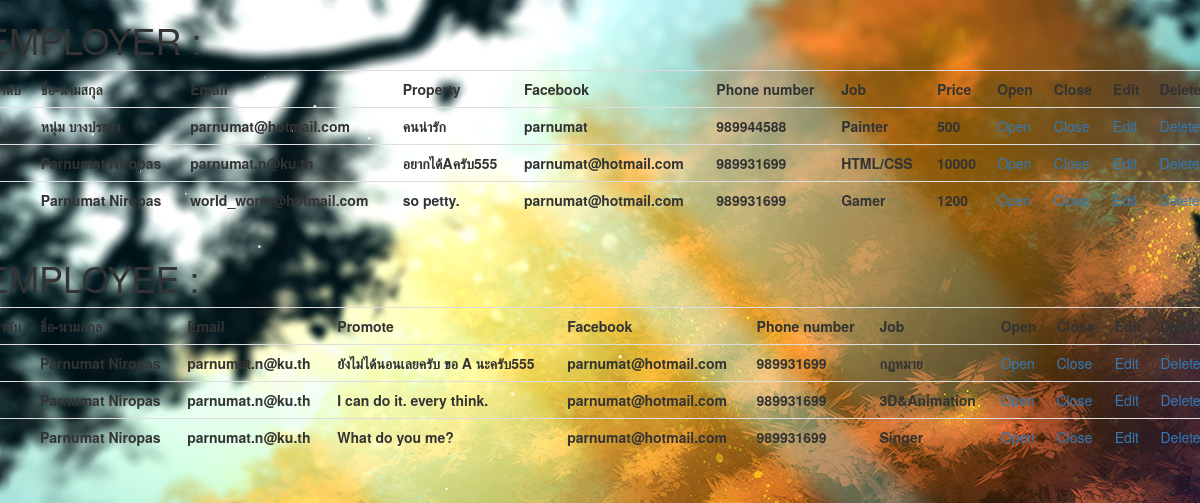
The page /me.php (signed in) on the database its author committed.
### tables this page shows
CREATE TABLE `employer` (
  `ID` int(10) NOT NULL,
  `member_code` int(10) NOT NULL,
  `User_Name` varchar(100) NOT NULL,
  `User_Email` varchar(100) NOT NULL,
  `Property` text NOT NULL,
  `Facebook` varchar(100) NOT NULL,
  `PhoneNumber` int(10) NOT NULL,
  `name_job` varchar(100) NOT NULL,
  `Price` int(11) NOT NULL,
  `Photo_Name` varchar(100) NOT NULL,
  `Status` int(11) DEFAULT NULL,
  `Score` int(10) NOT NULL
);

CREATE TABLE `worker` (
  `ID` int(10) NOT NULL,
  `member_code` int(10) NOT NULL,
  `User_Name` varchar(100) NOT NULL,
  `User_Email` varchar(100) NOT NULL,
  `Promote` text NOT NULL,
  `Facebook` varchar(100) NOT NULL,
  `PhoneNumber` int(10) NOT NULL,
  `name_job` varchar(100) NOT NULL,
  `Photo_Name` varchar(100) NOT NULL,
  `Status` int(11) DEFAULT NULL,
  `Score` int(10) NOT NULL
);

### me.php (the view, shortened to what this page needs)
<!DOCTYPE html>
<html lang="en">
    <head>
        <link rel="stylesheet" href="node_modules/bootstrap/dist/css/bootstrap.min.css">
    </head>
    <body background="image/im02.jpg">
        <?php $ID=$_SESSION['ID']; ?>
        <div class="row">
            <div class="col-md-13 mx-auto mt-5">
                <div class="card">
                   <?php
                    include('ConnectDB.php');
                    $query2 = "SELECT * FROM employer WHERE member_code = '$ID' "
                    or die("Error:" . mysqli_error());
                    $result2 = mysqli_query($conn, $query2);
                    echo "<table class='table'>";
                    echo"<h1 class='card-text'>EMPLOYER :</h1>";
                    echo "<th scope='col'>ลำดับ</th>
                    <th scope='col'>ชื่อ-นามสกุล</th>
                    <th scope='col'>Email</th>
                    <th scope='col'>Property</th>
                    <th scope='col'>Facebook</th>
                    <th scope='col'>Phone number</th>
                    <th scope='col'>Job</th>
                    <th scope='col'>Price</th>
                    <th scope='col'>Open</th>
                    <th scope='col'>Close</th>
                    <th scope='col'>Edit</th>
                    <th scope='col'>Delete</th>";
                    $i=1; while($row2 = mysqli_fetch_array($result2)) {
                    echo "<tr>";
                    echo "<th scope='row'>" .$i.  "</th> ";
                    echo "<th scope='row'>" .$row2["User_Name"] .  "</th> ";
                    echo "<th scope='row'>" .$row2["User_Email"] .  "</th> ";
                    echo "<th scope='row'>" .$row2["Property"] .  "</th> ";
                    echo "<th scope='row'>" .$row2["Facebook"] .  "</th> ";
                    echo "<th scope='row'>" .$row2["PhoneNumber"] .  "</th> ";
                    echo "<th scope='row'>" .$row2["name_job"] .  "</th> ";
                    echo "<th scope='row'>" .$row2["Price"] .  "</th> ";
                    echo "<td><a href='open.php?ID=$row2[0]' onclick=\"return confirm('Do you want to disclose to others.')\">Open</a></td> ";
                    echo "<td><a href='close.php?ID=$row2[0]' onclick=\"return confirm('Do you want to cover up to others.')\">Close</a></td> ";
                    echo "<td><a href='edit.php?ID=$row2[0]'>Edit</a></td> ";
                    echo "<td><a href='Delete.php?ID=$row2[0]' onclick=\"return confirm('Do you want to delete record')\">Delete</a></td> ";
                    echo "</tr>";
                    $i++;
                    }
                    echo "</table>";
                    ?>
                </div>
            </div>
        </div>
        <div class="row">
            <div class="col-md-13 mx-auto mt-5">
                <div class="card">
                   <?php
                    include('ConnectDB.php');
                    $query = "SELECT * FROM worker WHERE member_code = '$ID' "
                    or die("Error:" . mysqli_error());
                    $result = mysqli_query($conn, $query);
                    echo "<table class='table'>";
                    echo"<h1 class='card-text'>EMPLOYEE :</h1>";
                    echo "<th scope='col'>ลำดับ</th>
                    <th scope='col'>ชื่อ-นามสกุล</th>
                    <th scope='col'>Email</th>
                    <th scope='col'>Promote</th>
                    <th scope='col'>Facebook</th>
                    <th scope='col'>Phone number</th>
                    <th scope='col'>Job</th>
                    <th scope='col'>Open</th>
                    <th scope='col'>Close</th>
                    <th scope='col'>Edit</th>
                    <th scope='col'>Delete</th>";
                    $i=1; while($row = mysqli_fetch_array($result)) {
                    echo "<tr>";
                    echo "<th scope='row'>" .$i.  "</th> ";
                    echo "<th scope='row'>" .$row["User_Name"] .  "</th> ";
                    echo "<th scope='row'>" .$row["User_Email"] .  "</th> ";
                    echo "<th scope='row'>" .$row["Promote"] .  "</th> ";
                    echo "<th scope='row'>" .$row["Facebook"] .  "</th> ";
                    echo "<th scope='row'>" .$row["PhoneNumber"] .  "</th> ";
                    echo "<th scope='row'>" .$row["name_job"] .  "</th> ";
                    echo "<td><a href='open2.php?ID=$row[0]' onclick=\"return confirm('Do you want to disclose to others.')\">Open</a></td> ";
                    echo "<td><a href='close2.php?ID=$row[0]' onclick=\"return confirm('Do you want to cover up to others.')\">Close</a></td> ";
                    echo "<td><a href='edit2.php?ID=$row[0]'>Edit</a></td> ";
                    echo "<td><a href='Delete2.php?ID=$row[0]' onclick=\"return confirm('Do you want to delete record')\">Delete</a></td> ";
                    echo "</tr>";
                    $i++;
                    }
                    echo "</table>";
                    ?>
                </div>
            </div>
        </div>
    </body>
</html>

### rows shown on the page
employer: User_Name "หนุ่ม บางประตง", User_Email "parnumat@hotmail.com", Property "คนน่ารัก", Facebook "parnumat", PhoneNumber "989944588", name_job "Painter", Price "500"
employer: User_Name "Parnumat Niropas", User_Email "parnumat.n@ku.th", Property "อยากได้Aครับ555", Facebook "parnumat@hotmail.com", PhoneNumber "989931699", name_job "HTML/CSS", Price "10000"
employer: User_Name "Parnumat Niropas", User_Email "world_worm@hotmail.com", Property "so petty.", Facebook "parnumat@hotmail.com", PhoneNumber "989931699", name_job "Gamer", Price "1200"
worker: User_Name "Parnumat Niropas", User_Email "parnumat.n@ku.th", Promote "ยังไม่ได้นอนเลยครับ ขอ A นะครับ555", Facebook "parnumat@hotmail.com", PhoneNumber "989931699", name_job "กฏหมาย"
worker: User_Name "Parnumat Niropas", User_Email "parnumat.n@ku.th", Promote "I can do it. every think.", Facebook "parnumat@hotmail.com", PhoneNumber "989931699", name_job "3D&Animation"
worker: User_Name "Parnumat Niropas", User_Email "parnumat.n@ku.th", Promote "What do you me?", Facebook "parnumat@hotmail.com", PhoneNumber "989931699", name_job "Singer"
